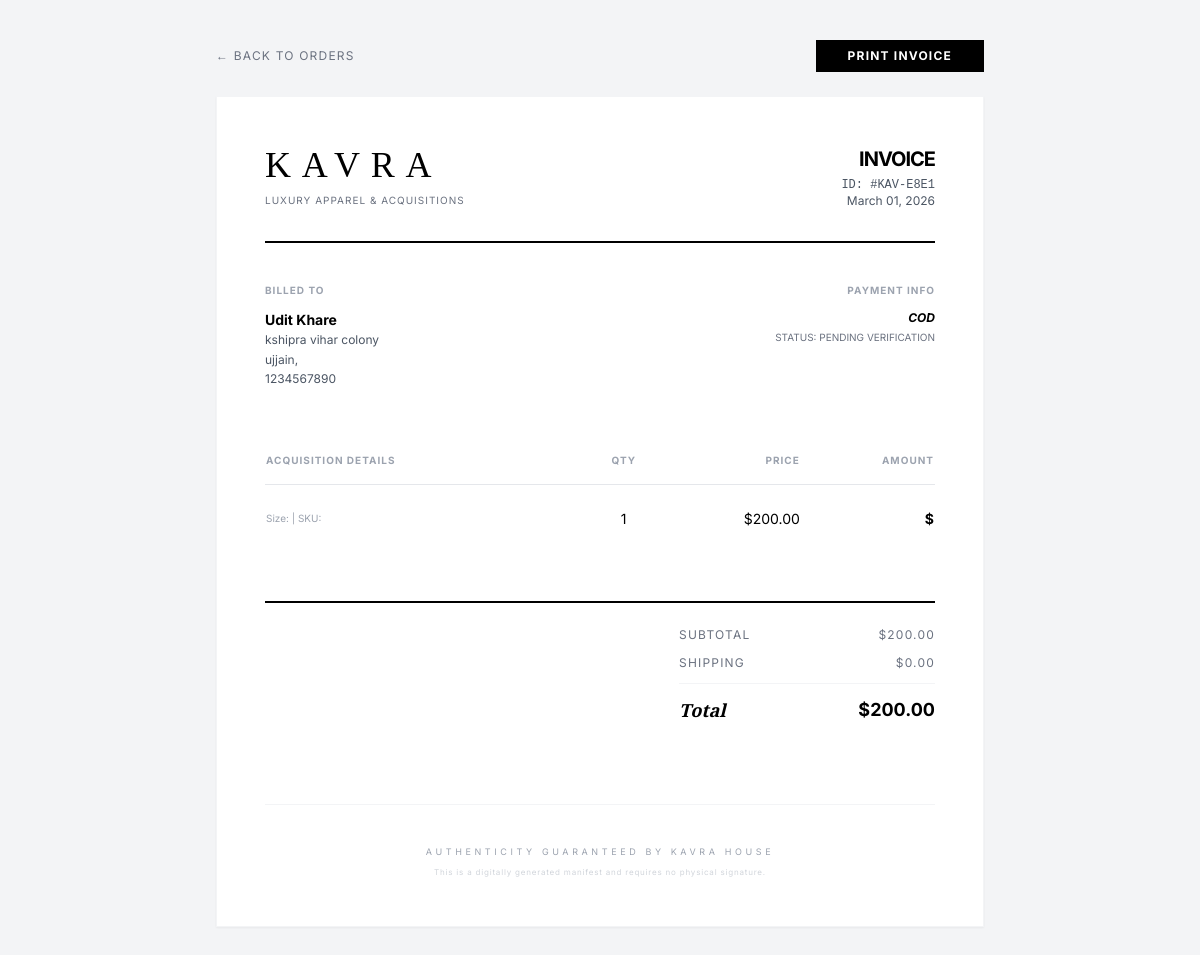
Screenshot of /management/dashboard/order/3/invoice/ with the database file from the repository.
### store/models.py (models this page shows, shortened)
class Order(models.Model):
    PAYMENT_METHODS = [('CARD', 'Credit Card'), ('COD', 'Cash on Delivery')]
    STATUS_CHOICES = [
        ('PENDING', 'Pending Verification'),
        ('PAID', 'Processing/Paid'),
        ('SHIPPED', 'Shipped'),
        ('DELIVERED', 'Delivered'),
        ('CANCELLED', 'Cancelled'),
    ]
    order_id = models.CharField(max_length=20, unique=True, editable=False ,default="")
    customer_email = models.EmailField(default="")
    total_amount = models.DecimalField(max_digits=10, decimal_places=2 , default="")
    payment_method = models.CharField(max_length=10, choices=PAYMENT_METHODS , default="")
    status = models.CharField(max_length=20, choices=STATUS_CHOICES, default='PENDING')
    created_at = models.DateTimeField(auto_now_add=True)
    full_name = models.CharField(max_length=100 , default="")
    phone = models.CharField(max_length=20, default="")
    address = models.TextField(default="")
    city = models.CharField(max_length=50 , default="")
    postal_code = models.CharField(max_length=20 , default="")

class OrderItem(models.Model):
    order = models.ForeignKey(Order, related_name='items', on_delete=models.CASCADE)
    product_variant = models.ForeignKey('ProductVariant', on_delete=models.CASCADE)
    price = models.DecimalField(max_digits=10, decimal_places=2) # Price at time of purchase
    quantity = models.PositiveIntegerField(default=1)

### dashboard/views.py (the view)
# urls.py: path('order/<int:order_id>/invoice/', views.generate_invoice, name='generate_invoice'),
def generate_invoice(request, order_id):
    order = get_object_or_404(Order, id=order_id)
    return render(request, 'adminpanel/invoice_print.html', {
        'order': order,
    })

### templates/adminpanel/invoice_print.html (shortened to what this page needs)
<!DOCTYPE html>
<html lang="en">
<head>
    <script src="https://cdn.tailwindcss.com"></script>
</head>
<body class="bg-gray-100 p-0 md:p-10">
    <div class="max-w-3xl mx-auto mb-6 no-print flex justify-between items-center">
        <a href="{% url 'orders' %}" class="text-xs uppercase tracking-widest text-gray-500">← Back to Orders</a>
        <button onclick="window.print()" class="bg-black text-white px-8 py-2 text-xs uppercase font-bold tracking-widest hover:bg-gray-800">Print Invoice</button>
    </div>
    <div class="max-w-3xl mx-auto bg-white p-12 shadow-sm border border-gray-100">
        <div class="flex justify-between items-start border-b-2 border-black pb-8 mb-10">
            <div>
                <h1 class="text-4xl font-luxury tracking-[0.3em] mb-2">KAVRA</h1>
                <p class="text-[10px] uppercase tracking-widest text-gray-500">Luxury Apparel & Acquisitions</p>
            </div>
            <div class="text-right">
                <h2 class="text-xl font-bold uppercase tracking-tighter mb-1">Invoice</h2>
                <p class="text-xs font-mono text-gray-600">ID: #{{ order.order_id }}</p>
                <p class="text-xs text-gray-600">{{ order.created_at|date:"F d, Y" }}</p>
            </div>
        </div>
        <div class="grid grid-cols-2 gap-12 mb-12">
            <div>
                <h3 class="text-[10px] uppercase font-bold text-gray-400 tracking-widest mb-3">Billed To</h3>
                <p class="text-sm font-bold">{{ order.full_name }}</p>
                <p class="text-xs text-gray-600 leading-relaxed">
                    {{ order.address }}<br>
                    {{ order.city }}, {{ order.country }}<br>
                    {{ order.phone }}
                </p>
            </div>
            <div class="text-right">
                <h3 class="text-[10px] uppercase font-bold text-gray-400 tracking-widest mb-3">Payment Info</h3>
                <p class="text-xs font-bold uppercase italic">{{ order.payment_method }}</p>
                <p class="text-[10px] text-gray-500 mt-1 uppercase">Status: {{ order.get_status_display }}</p>
            </div>
        </div>
        <table class="w-full mb-12">
            <thead>
                <tr class="border-b border-gray-200 text-[10px] uppercase tracking-widest text-gray-400">
                    <th class="py-4 text-left">Acquisition Details</th>
                    <th class="py-4 text-center">Qty</th>
                    <th class="py-4 text-right">Price</th>
                    <th class="py-4 text-right">Amount</th>
                </tr>
            </thead>
            <tbody class="divide-y divide-gray-100">
                {% for item in order.items.all %} <tr>
                    <td class="py-6">
                        <p class="text-[10px] text-gray-400">Size: {{ item.variant.size }} | SKU: {{ item.product.sku_base }}</p>
                    </td>
                    <td class="py-6 text-center text-sm">{{ item.quantity }}</td>
                    <td class="py-6 text-right text-sm">${{ item.price }}</td>
                    <td class="py-6 text-right text-sm font-bold">${{ item.get_total_item_price }}</td>
                </tr>
                {% endfor %}
            </tbody>
        </table>
        <div class="flex justify-end border-t-2 border-black pt-6">
            <div class="w-64 space-y-3">
                <div class="flex justify-between text-xs text-gray-500 uppercase tracking-widest">
                    <span>Subtotal</span>
                    <span>${{ order.total_amount }}</span>
                </div>
                <div class="flex justify-between text-xs text-gray-500 uppercase tracking-widest">
                    <span>Shipping</span>
                    <span>$0.00</span>
                </div>
                <div class="flex justify-between text-lg font-bold border-t border-gray-100 pt-3">
                    <span class="font-luxury italic">Total</span>
                    <span>${{ order.total_amount }}</span>
                </div>
            </div>
        </div>
        <div class="mt-20 pt-10 border-t border-gray-100 text-center">
            <p class="text-[9px] uppercase tracking-[0.4em] text-gray-400 mb-2">Authenticity Guaranteed by Kavra House</p>
            <p class="text-[8px] text-gray-300 tracking-widest">This is a digitally generated manifest and requires no physical signature.</p>
        </div>
    </div>
</body>
</html>

### templates/adminpanel/invoice_print.html (style rules this page uses)
.font-luxury { font-family: 'Cinzel', serif; }
body { font-family: 'Inter', sans-serif; color: #000; background: #fff; }

### rows the page displays
Order: order_id "KAV-E8E1", created_at "March 01, 2026", full_name "Udit Khare", address "kshipra vihar colony", city "ujjain", phone "1234567890", payment_method "COD", status "PENDING VERIFICATION", total_amount "200.00"
OrderItem: quantity "1", price "200.00"
